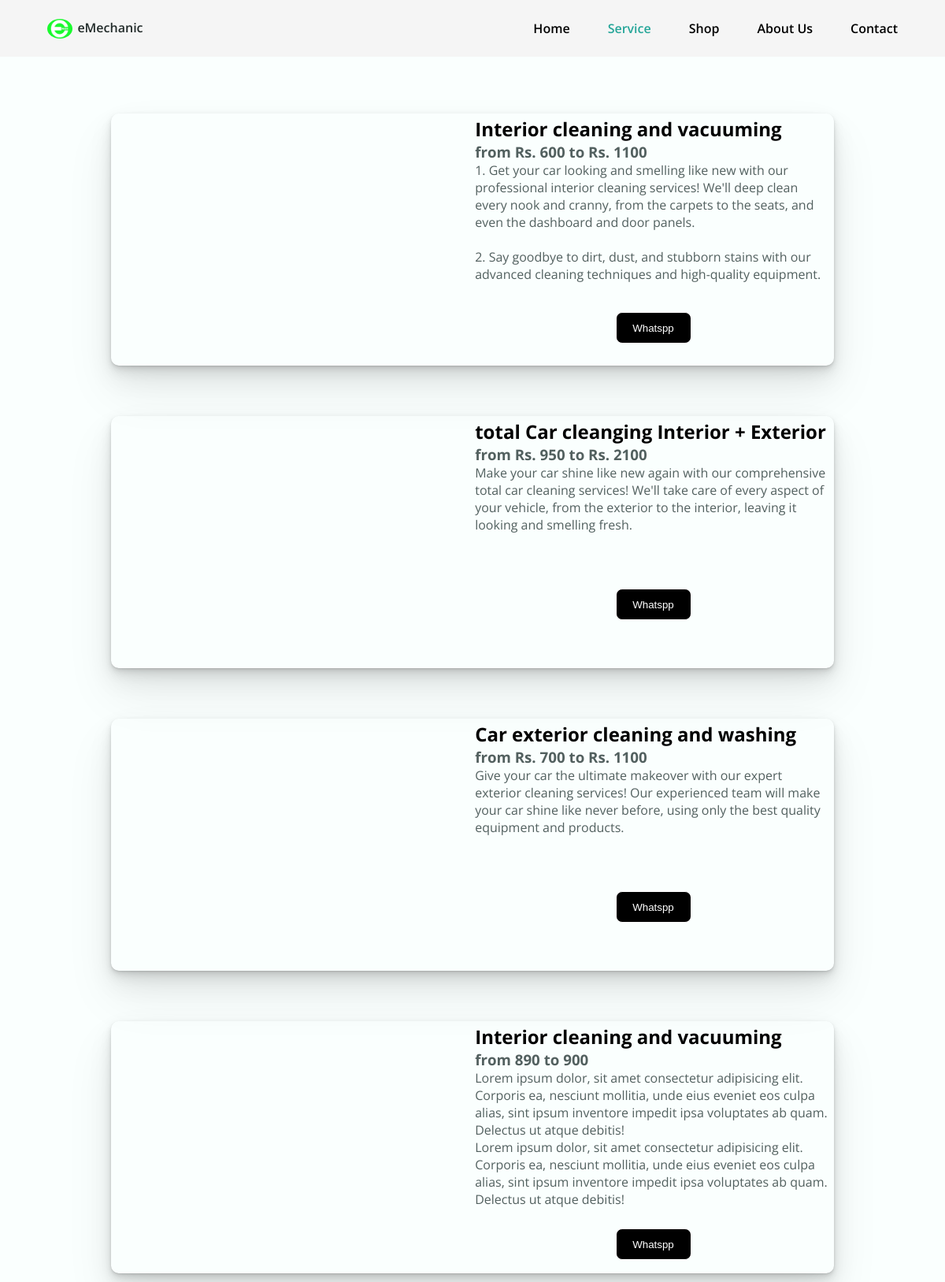
The app's page /service/, older data.
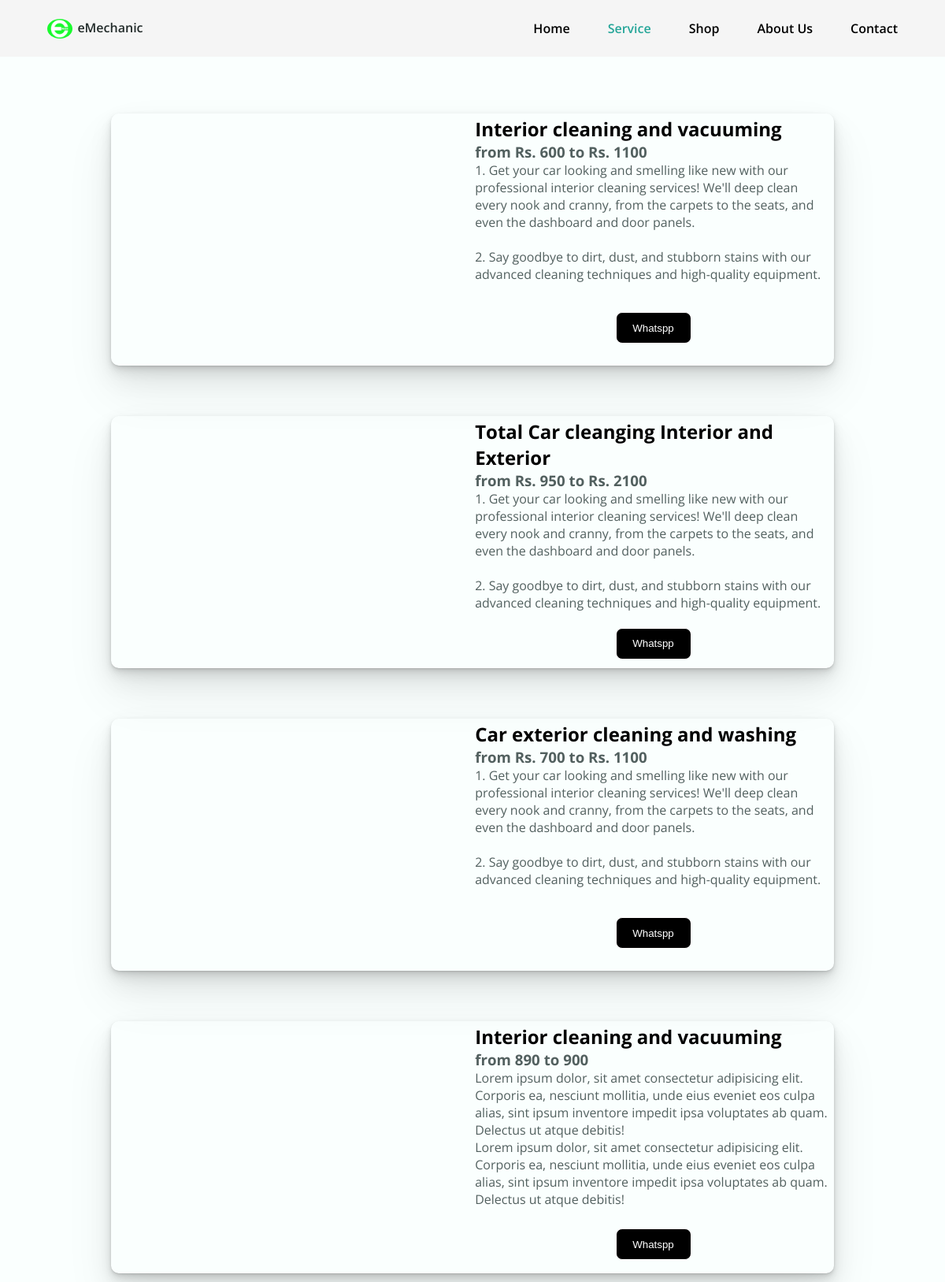
The same page, newer data.
### main/models.py (models this page shows, shortened)
class Service(models.Model):
    name = models.CharField(max_length=50)
    dis = models.TextField()
    minPrice = models.IntegerField()
    maxPrice = models.IntegerField()
    img = models.TextField()

### main/views.py (the view)
# urls.py: path('service/', views.service,name='service'),
def service(request):
    try:
        services = Service.objects.all()
        allData =[]
        for s in services:
            k = {}
            s.dis = s.dis.replace("\n", "<br>")
            k["service"] = s
            k["link"] = linkReplace(s.name)
            allData.append(k)
        data = {
            "allData" : allData
        }
    except:
        return HttpResponse("No product currently availiable")
    return render(request, "indexService.html",data)

### main/views.py (called while the page is built)
def linkReplace(link):
    replaced = link.replace(" ","%20")
    replaced = "https://wa.me/9021043882?text=Enquiry%20for%0a"+replaced.replace("\n","%0a")
    return replaced

### templates/indexService.html (shortened to what this page needs)
{% load static %}
<!DOCTYPE html>
<html lang="en">
<head>
    <link rel="stylesheet" href={% static 'assets/css/styles.css' %}>
</head>
<body>
    {% include 'header.html' %}
    <main>
        <section class="container section section__height" id="home">
            <div class="service__section">
                {% for data in allData %}
                <div class="newServiceBlock">
                    <div class="serviceImgLeft">
                    </div>
                    <div class="serviceDataRight">
                        <h2>{{data.service.name}}</h2>
                        <h3>from Rs. {{data.service.minPrice}} to Rs. {{data.service.maxPrice}}</h3>
                        <span>{{data.service.dis | safe}}</span>
                        <a href="{{data.link}}" target="_blank"> <button type="button" class="button__buy">Whatspp</button></a>
                    </div>
                </div>
                {% endfor %}
            </div>
            <div class="newServiceBlock">
                <div class="serviceImgLeft">
                </div>
                <div class="serviceDataRight">
                    <h2>Interior cleaning and vacuuming</h2>
                    <h3>from 890 to 900</h3>
                    <span>Lorem ipsum dolor, sit amet consectetur adipisicing elit. Corporis ea, nesciunt mollitia, unde eius eveniet eos culpa alias, sint ipsum inventore impedit ipsa voluptates ab quam. Delectus ut atque debitis!</span>
                    <span>Lorem ipsum dolor, sit amet consectetur adipisicing elit. Corporis ea, nesciunt mollitia, unde eius eveniet eos culpa alias, sint ipsum inventore impedit ipsa voluptates ab quam. Delectus ut atque debitis!</span>
                    <a href="{{data.link}}" target="_blank"> <button type="button" class="button__buy">Whatspp</button></a>
                </div>
            </div>
        </section>
    </main>
</body>
</html>

Row changes from the older to the newer data that the page shows:
changed Service: service.name "total Car cleanging Interior + Exterior" → "Total Car cleanging Interior and Exterior"; service.dis "Make your car shine like new again with our comprehensive total car cleaning services! We'll take care of every aspect of your vehicle, from the exterior to the interior, leaving it looking and smelling fresh." → "1. Get your car looking and smelling like new with our professional interior cleaning services! We'll deep clean every nook and cranny, from the carpets to the seats, and even the dashboard and door panels. 2. Say goodbye to dirt, dust, and stubborn stains with our advanced cleaning techniques and high-quality equipment."
changed Service "Car exterior cleaning and washing": service.dis "Give your car the ultimate makeover with our expert exterior cleaning services! Our experienced team will make your car shine like never before, using only the best quality equipment and products." → "1. Get your car looking and smelling like new with our professional interior cleaning services! We'll deep clean every nook and cranny, from the carpets to the seats, and even the dashboard and door panels. 2. Say goodbye to dirt, dust, and stubborn stains with our advanced cleaning techniques and high-quality equipment."
